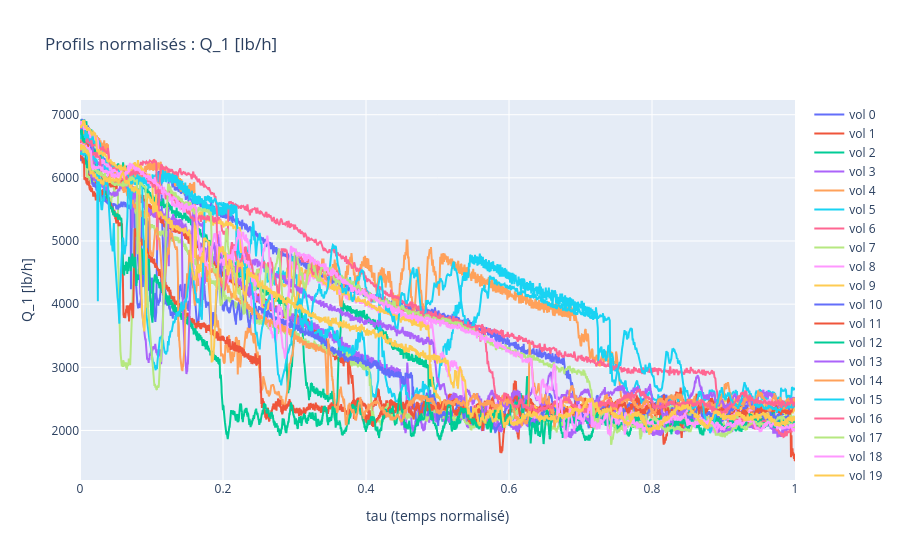

Notebook cell for this chart:
### Markdown cell above
# Normalisation temporelle des profils

### Code cell
# Fonction de normalisation temporelle
def normalize_time(df):
    n = len(df)
    tau = np.linspace(0, 1, n)
    df2 = df.copy()
    df2["tau"] = tau
    df2 = df2.set_index("tau")
    df2.index.name = "tau"
    return df2

# Normaliser toutes les montées
montees_norm = []
for i in range(len(ds_montee)):
    df = ds_montee[i]
    if len(df) > 0:
        montees_norm.append(normalize_time(df))

print(f"{len(montees_norm)} montées normalisées")

# Fonction de superposition des profils


def overlay_profiles(montee_list, col, kmax=20):
    fig = go.Figure()
    for i, df in enumerate(montee_list[:kmax]):
        if col in df.columns:
            fig.add_trace(go.Scatter(x=df.index, y=df[col], 
                                    mode="lines", name=f"vol {i}"))
    fig.update_layout(title=f"Profils normalisés : {col}",
                      xaxis_title="tau (temps normalisé)",
                      yaxis_title=col,
                      showlegend=True)
    fig.show()

# Afficher les profils de débit
overlay_profiles(montees_norm, col="Q_1 [lb/h]", kmax=20)

### Figure 1 — Plotly figure (JSON) as saved in the notebook; plotly's stock layout.template omitted (floating-point values rounded to 4 significant figures; data arrays with more than 128 entries replaced by an {"elided": "..."} marker saying what was removed)
{"data": [{"mode": "lines", "name": "vol 0", "type": "scatter", "x": {"elided": "1548 float values"}, "y": {"elided": "1548 float values"}}, {"mode": "lines", "name": "vol 1", "type": "scatter", "x": {"elided": "2844 float values"}, "y": {"elided": "2844 float values"}}, {"mode": "lines", "name": "vol 2", "type": "scatter", "x": {"elided": "2339 float values"}, "y": {"elided": "2339 float values"}}, {"mode": "lines", "name": "vol 3", "type": "scatter", "x": {"elided": "2400 float values"}, "y": {"elided": "2400 float values"}}, {"mode": "lines", "name": "vol 4", "type": "scatter", "x": {"elided": "1152 float values"}, "y": {"elided": "1152 float values"}}, {"mode": "lines", "name": "vol 5", "type": "scatter", "x": {"elided": "1183 float values"}, "y": {"elided": "1183 float values"}}, {"mode": "lines", "name": "vol 6", "type": "scatter", "x": {"elided": "872 float values"}, "y": {"elided": "872 float values"}}, {"mode": "lines", "name": "vol 7", "type": "scatter", "x": {"elided": "2582 float values"}, "y": {"elided": "2582 float values"}}, {"mode": "lines", "name": "vol 8", "type": "scatter", "x": {"elided": "1678 float values"}, "y": {"elided": "1678 float values"}}, {"mode": "lines", "name": "vol 9", "type": "scatter", "x": {"elided": "1617 float values"}, "y": {"elided": "1617 float values"}}, {"mode": "lines", "name": "vol 10", "type": "scatter", "x": {"elided": "2766 float values"}, "y": {"elided": "2766 float values"}}, {"mode": "lines", "name": "vol 11", "type": "scatter", "x": {"elided": "4258 float values"}, "y": {"elided": "4258 float values"}}, {"mode": "lines", "name": "vol 12", "type": "scatter", "x": {"elided": "4599 float values"}, "y": {"elided": "4599 float values"}}, {"mode": "lines", "name": "vol 13", "type": "scatter", "x": {"elided": "1949 float values"}, "y": {"elided": "1949 float values"}}, {"mode": "lines", "name": "vol 14", "type": "scatter", "x": {"elided": "2584 float values"}, "y": {"elided": "2584 float values"}}, {"mode": "lines", "name": "vol 15", "type": "scatter", "x": {"elided": "1163 float values"}, "y": {"elided": "1163 float values"}}, {"mode": "lines", "name": "vol 16", "type": "scatter", "x": {"elided": "1324 float values"}, "y": {"elided": "1324 float values"}}, {"mode": "lines", "name": "vol 17", "type": "scatter", "x": {"elided": "1471 float values"}, "y": {"elided": "1471 float values"}}, {"mode": "lines", "name": "vol 18", "type": "scatter", "x": {"elided": "1379 float values"}, "y": {"elided": "1379 float values"}}, {"mode": "lines", "name": "vol 19", "type": "scatter", "x": {"elided": "2016 float values"}, "y": {"elided": "2016 float values"}}], "layout": {"showlegend": true, "title": {"text": "Profils normalisés : Q_1 [lb/h]"}, "xaxis": {"title": {"text": "tau (temps normalisé)"}}, "yaxis": {"title": {"text": "Q_1 [lb/h]"}}}}
